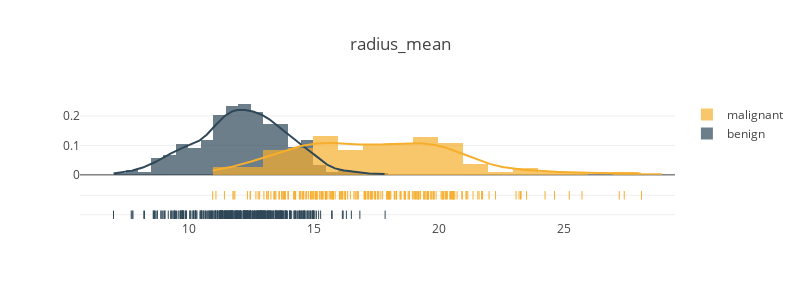
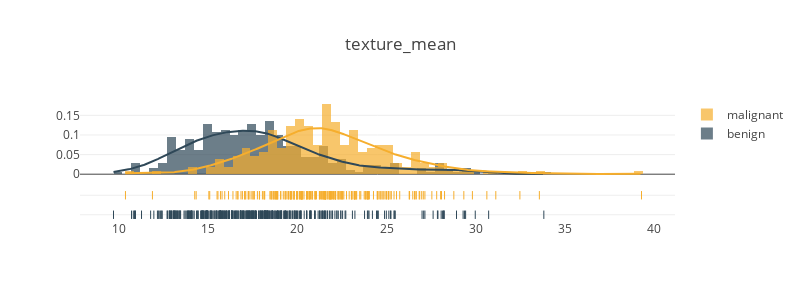
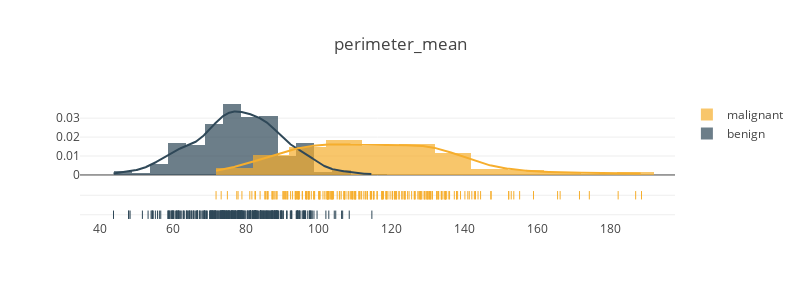

The cell these charts' notebook holds for them, in order:
### Code cell
dist('radius_mean',bins=False)
dist('texture_mean',bins=0.5)
dist('perimeter_mean')

### Figure 1 — Plotly figure (JSON) as saved in the notebook; plotly's stock layout.template omitted (floating-point values rounded to 4 significant figures; data arrays with more than 128 entries replaced by an {"elided": "..."} marker saying what was removed)
{"data": [{"autobinx": false, "histnorm": "probability density", "legendgroup": "benign", "marker": {"color": "#2F4858"}, "name": "benign", "opacity": 0.7, "type": "histogram", "uid": "22bb4c1e-8244-4d64-9a47-52f384c1afe5", "x": {"elided": "357 float values"}, "xaxis": "x", "xbins": {"end": 17.85, "size": false, "start": 6.981}, "yaxis": "y"}, {"autobinx": false, "histnorm": "probability density", "legendgroup": "malignant", "marker": {"color": "#F6AE2D"}, "name": "malignant", "opacity": 0.7, "type": "histogram", "uid": "0c12730a-1d12-435b-a2a7-49b6255d79d7", "x": {"elided": "212 float values"}, "xaxis": "x", "xbins": {"end": 28.11, "size": false, "start": 10.95}, "yaxis": "y"}, {"legendgroup": "benign", "marker": {"color": "#2F4858"}, "mode": "lines", "name": "benign", "showlegend": false, "type": "scatter", "uid": "6a85ba5d-d9ad-4055-b3be-22ce49b10c34", "x": {"elided": "500 float values"}, "xaxis": "x", "y": {"elided": "500 float values"}, "yaxis": "y"}, {"legendgroup": "malignant", "marker": {"color": "#F6AE2D"}, "mode": "lines", "name": "malignant", "showlegend": false, "type": "scatter", "uid": "00cec8da-7c92-4671-b4ef-716ec78422c0", "x": {"elided": "500 float values"}, "xaxis": "x", "y": {"elided": "500 float values"}, "yaxis": "y"}, {"legendgroup": "benign", "marker": {"color": "#2F4858", "symbol": "line-ns-open"}, "mode": "markers", "name": "benign", "showlegend": false, "type": "scatter", "uid": "40670007-db78-42b7-8292-4d169ab7bb5d", "x": {"elided": "357 float values"}, "xaxis": "x", "y": {"elided": "357 str values"}, "yaxis": "y2"}, {"legendgroup": "malignant", "marker": {"color": "#F6AE2D", "symbol": "line-ns-open"}, "mode": "markers", "name": "malignant", "showlegend": false, "type": "scatter", "uid": "a1308a7f-7112-43f1-afc2-76d440458e2d", "x": {"elided": "212 float values"}, "xaxis": "x", "y": {"elided": "212 str values"}, "yaxis": "y2"}], "layout": {"autosize": false, "barmode": "overlay", "height": 300, "hovermode": "closest", "legend": {"traceorder": "reversed"}, "title": {"text": "radius_mean"}, "width": 800, "xaxis": {"anchor": "y2", "domain": [0, 1], "zeroline": false}, "yaxis": {"anchor": "free", "domain": [0.35, 1], "position": 0}, "yaxis2": {"anchor": "x", "domain": [0, 0.25], "dtick": 1, "showticklabels": false}}}

### Figure 2 — Plotly figure (JSON) as saved in the notebook; plotly's stock layout.template omitted (floating-point values rounded to 4 significant figures; data arrays with more than 128 entries replaced by an {"elided": "..."} marker saying what was removed)
{"data": [{"autobinx": false, "histnorm": "probability density", "legendgroup": "benign", "marker": {"color": "#2F4858"}, "name": "benign", "opacity": 0.7, "type": "histogram", "uid": "85865222-6c8a-4c77-8c23-82a2c283bdbd", "x": {"elided": "357 float values"}, "xaxis": "x", "xbins": {"end": 33.81, "size": 0.5, "start": 9.71}, "yaxis": "y"}, {"autobinx": false, "histnorm": "probability density", "legendgroup": "malignant", "marker": {"color": "#F6AE2D"}, "name": "malignant", "opacity": 0.7, "type": "histogram", "uid": "bacf6813-7a82-4252-95b7-e28e87e3045f", "x": {"elided": "212 float values"}, "xaxis": "x", "xbins": {"end": 39.28, "size": 0.5, "start": 10.38}, "yaxis": "y"}, {"legendgroup": "benign", "marker": {"color": "#2F4858"}, "mode": "lines", "name": "benign", "showlegend": false, "type": "scatter", "uid": "67e42f41-2f8b-4d76-a81b-e2b4b184656d", "x": {"elided": "500 float values"}, "xaxis": "x", "y": {"elided": "500 float values"}, "yaxis": "y"}, {"legendgroup": "malignant", "marker": {"color": "#F6AE2D"}, "mode": "lines", "name": "malignant", "showlegend": false, "type": "scatter", "uid": "67fec6bb-15e5-49cb-8fef-b2b2b7f4c593", "x": {"elided": "500 float values"}, "xaxis": "x", "y": {"elided": "500 float values"}, "yaxis": "y"}, {"legendgroup": "benign", "marker": {"color": "#2F4858", "symbol": "line-ns-open"}, "mode": "markers", "name": "benign", "showlegend": false, "type": "scatter", "uid": "659ec0d0-e660-46f5-bce7-360994eac524", "x": {"elided": "357 float values"}, "xaxis": "x", "y": {"elided": "357 str values"}, "yaxis": "y2"}, {"legendgroup": "malignant", "marker": {"color": "#F6AE2D", "symbol": "line-ns-open"}, "mode": "markers", "name": "malignant", "showlegend": false, "type": "scatter", "uid": "5c123797-a71a-4c0a-ace9-be64eb83e4a1", "x": {"elided": "212 float values"}, "xaxis": "x", "y": {"elided": "212 str values"}, "yaxis": "y2"}], "layout": {"autosize": false, "barmode": "overlay", "height": 300, "hovermode": "closest", "legend": {"traceorder": "reversed"}, "title": {"text": "texture_mean"}, "width": 800, "xaxis": {"anchor": "y2", "domain": [0, 1], "zeroline": false}, "yaxis": {"anchor": "free", "domain": [0.35, 1], "position": 0}, "yaxis2": {"anchor": "x", "domain": [0, 0.25], "dtick": 1, "showticklabels": false}}}

### Figure 3 — Plotly figure (JSON) as saved in the notebook; plotly's stock layout.template omitted (floating-point values rounded to 4 significant figures; data arrays with more than 128 entries replaced by an {"elided": "..."} marker saying what was removed)
{"data": [{"autobinx": false, "histnorm": "probability density", "legendgroup": "benign", "marker": {"color": "#2F4858"}, "name": "benign", "opacity": 0.7, "type": "histogram", "uid": "7b4a0795-d9ce-411c-823a-b9f6d2da14e7", "x": {"elided": "357 float values"}, "xaxis": "x", "xbins": {"end": 114.6, "size": false, "start": 43.79}, "yaxis": "y"}, {"autobinx": false, "histnorm": "probability density", "legendgroup": "malignant", "marker": {"color": "#F6AE2D"}, "name": "malignant", "opacity": 0.7, "type": "histogram", "uid": "d0b12656-c022-41a3-897c-e8df042dcfeb", "x": {"elided": "212 float values"}, "xaxis": "x", "xbins": {"end": 188.5, "size": false, "start": 71.9}, "yaxis": "y"}, {"legendgroup": "benign", "marker": {"color": "#2F4858"}, "mode": "lines", "name": "benign", "showlegend": false, "type": "scatter", "uid": "445419dc-f44e-447c-b08f-04527926d098", "x": {"elided": "500 float values"}, "xaxis": "x", "y": {"elided": "500 float values"}, "yaxis": "y"}, {"legendgroup": "malignant", "marker": {"color": "#F6AE2D"}, "mode": "lines", "name": "malignant", "showlegend": false, "type": "scatter", "uid": "6aa8077b-af16-47b8-9bd3-f31abdad5e5c", "x": {"elided": "500 float values"}, "xaxis": "x", "y": {"elided": "500 float values"}, "yaxis": "y"}, {"legendgroup": "benign", "marker": {"color": "#2F4858", "symbol": "line-ns-open"}, "mode": "markers", "name": "benign", "showlegend": false, "type": "scatter", "uid": "8053ce2c-83fa-4e91-8ab2-4afcda0c3bd1", "x": {"elided": "357 float values"}, "xaxis": "x", "y": {"elided": "357 str values"}, "yaxis": "y2"}, {"legendgroup": "malignant", "marker": {"color": "#F6AE2D", "symbol": "line-ns-open"}, "mode": "markers", "name": "malignant", "showlegend": false, "type": "scatter", "uid": "41c31837-927a-48fa-9fab-da890ffc211a", "x": {"elided": "212 float values"}, "xaxis": "x", "y": {"elided": "212 str values"}, "yaxis": "y2"}], "layout": {"autosize": false, "barmode": "overlay", "height": 300, "hovermode": "closest", "legend": {"traceorder": "reversed"}, "title": {"text": "perimeter_mean"}, "width": 800, "xaxis": {"anchor": "y2", "domain": [0, 1], "zeroline": false}, "yaxis": {"anchor": "free", "domain": [0.35, 1], "position": 0}, "yaxis2": {"anchor": "x", "domain": [0, 0.25], "dtick": 1, "showticklabels": false}}}
